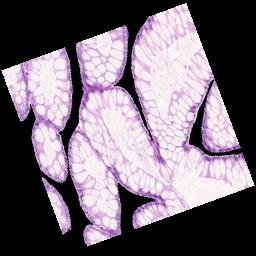
#> input picture ORB Aursh Personal/Input/after2.jpg, 256 x 256 px, found by its file name
$ python orb.py
#> lines starting #> are read from the running program, lines starting #| are printed output that depends on the picture
'''
Steps for Matching the Image:
Import 2 Images
Convert 2 Gray scale
Initialise ORB Detector
Find Key Points and describe them
Match Keypoints - Brute Force Matcher
RANSAC (It Rejects bad Keypoints)
Register two images (use Homology)
'''


import cv2
import numpy as np

img1 = cv2.imread("D:/ORB/Input/after2.jpg") #Image to be registered
#> img1 is the input picture: shape (256, 256, 3); mean B, G, R 117.2, 106, 117.3
img2 = cv2.imread("D:/ORB/Input/before.jpg")  #Reference Image
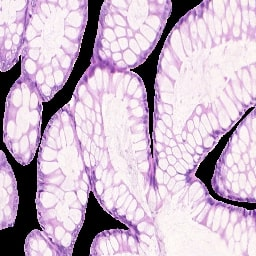
#> input picture ORB Aursh Personal/Input/before.jpg, 256 x 256 px, found by its file name
#> img2 is the input picture: shape (256, 256, 3); mean B, G, R 199.9, 180.5, 200.3

img1 = cv2.cvtColor(img1, cv2.COLOR_BGR2BGRA)
#> img1: shape (256, 256, 4)
img2 = cv2.cvtColor(img2, cv2.COLOR_BGR2BGRA)
#> img2: shape (256, 256, 4)


#initialising orb
orb = cv2.ORB_create(500)

kp1, des1 = orb.detectAndCompute(img1, None)
#> kp1 = 447 keypoints; strongest (x, y, size): (214, 82, 31), (214, 83, 37.2), (212, 82, 31), (63, 48, 31)
kp2, des2 = orb.detectAndCompute(img2, None)
#> kp2 = 442 keypoints; strongest (x, y, size): (44, 103, 31), (131, 70, 31), (91, 193, 31), (196, 175, 31)

matcher = cv2.DescriptorMatcher_create(cv2.DESCRIPTOR_MATCHER_BRUTEFORCE_HAMMING)

#Match the descriptors

matches = matcher.match(des1, des2, None)
#> matches = 447 matches

matches = sorted(matches, key = lambda x:x.distance)


#creating an empty list with zeros

points1 = np.zeros((len(matches), 2), dtype= np.float32)
#> points1 = 447 pairs, first value 0 to 0, second value 0 to 0
points2 = np.zeros((len(matches), 2), dtype= np.float32)
#> points2 = 447 pairs, first value 0 to 0, second value 0 to 0

# filling the empty list and unwrapping the keypoints
# to mark the difference b/w 2 distinct cordinates of the 2 images
# basically calculating the homography

for i, match in enumerate(matches):
    points1[i, :] = kp1[match.queryIdx].pt   #it gives the list of the descriptors
    points2[i, :] = kp2[match.trainIdx].pt    #it gives the list of training descriptors
#> after the loop, points1 = 447 pairs, first value 32 to 218, second value 32 to 223; points2 = 447 pairs, first value 35 to 224, second value 33 to 222

h, mask = cv2.findHomography(points1, points2, cv2.RANSAC)  #RANSAC keeps the inlier points(good points) and excludes outliers(bad points)
#> h = [[1.22, -0.441, 29.53], [0.449, 1.26, -89.32], [-4.02e-05, 0.000139, 1]]; mask = 447 values, max 1 at index 0, min 0 at index 19, mean 0.376

#use homography

height, width, channels = img2.shape
#> height = 256; width = 256; channels = 4

img1Reg = cv2.warpPerspective(img1, h, (width, height))
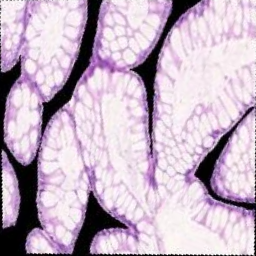
#> img1Reg: shape (256, 256, 4); mean B, G, R, A 197, 178.3, 197.2, 255

img3 = cv2.drawMatches(img1, kp1, img2, kp2, matches[:10], None)
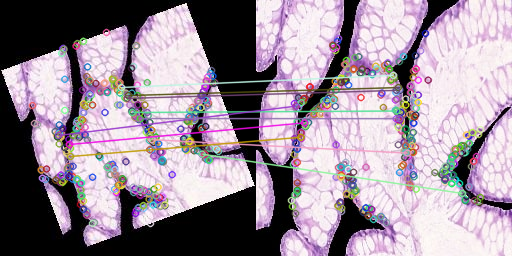
#> img3: shape (256, 512, 4); mean B, G, R, A 153.7, 141.3, 154.8, 255
cv2.imshow("Keypoint Image", img3)
cv2.imshow("Registered Image", img1Reg)
cv2.waitKey(0)
